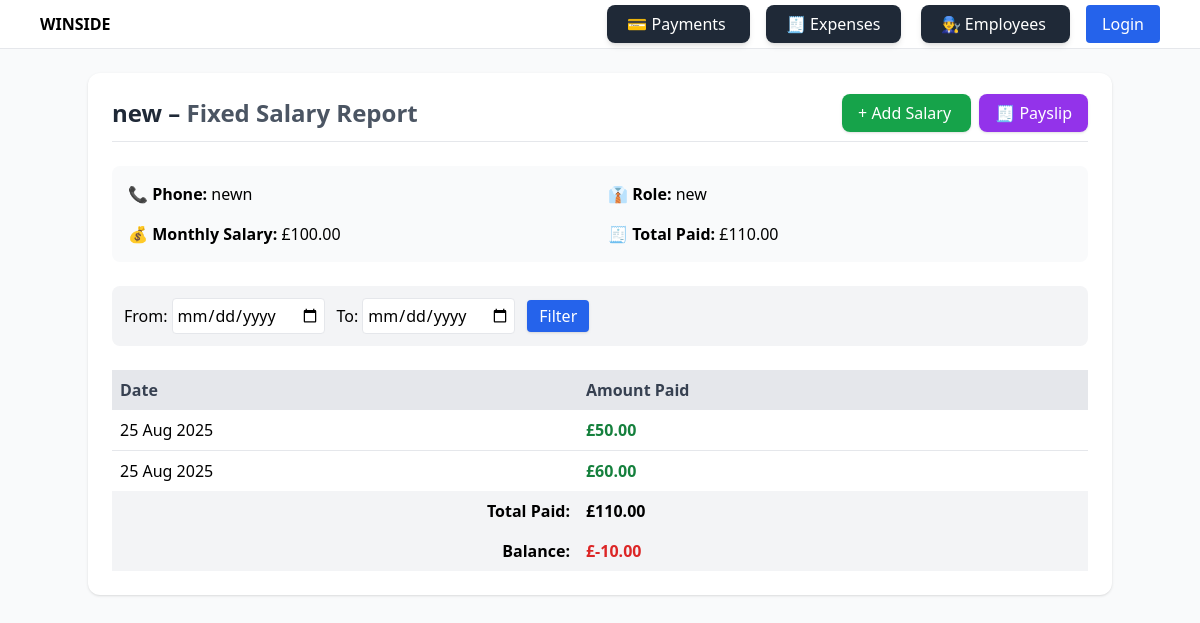
/employees/fixed/11/report/, run on the app's committed database.
### employees/models.py (models this page shows, shortened)
class FixedEmployee(models.Model):
    name = models.CharField(max_length=255)
    phone = models.CharField(max_length=20, blank=True, null=True)
    role = models.CharField(max_length=100, blank=True, null=True)
    monthly_salary = models.DecimalField(max_digits=10, decimal_places=2)

class FixedSalaryPayment(models.Model):
    employee = models.ForeignKey(
        FixedEmployee,
        on_delete=models.CASCADE,
        related_name="fixed_payments"  # 👈 important
    )
    amount = models.DecimalField(max_digits=10, decimal_places=2)
    date = models.DateField(auto_now_add=True)

### employees/views.py (the view, shortened to what this page needs)
# urls.py: path("fixed/<int:pk>/report/", views.fixed_employee_report, name="fixed_employee_report"),
def fixed_employee_report(request, pk):
    employee = get_object_or_404(FixedEmployee, pk=pk)
    start_date = request.GET.get("start_date")
    end_date = request.GET.get("end_date")
    payments = FixedSalaryPayment.objects.filter(employee=employee)
    total_paid = sum(p.amount for p in payments)
    total_salary = employee.monthly_salary
    balance = total_salary - total_paid
    return render(request, "employees/fixed_employee_report.html", {
        "employee": employee,
        "payments": payments,
        "total_paid": total_paid,
        "total_salary": total_salary,
        "balance": balance,
        "start_date": start_date,
        "end_date": end_date,
    })

### employees/templates/employees/fixed_employee_report.html (shortened to what this page needs)
{% extends "base.html" %}
{% block content %}
<div class="max-w-5xl mx-auto bg-white p-6 rounded-xl shadow space-y-6">
  <div class="flex justify-between items-center border-b pb-3">
    <h2 class="text-2xl font-bold text-gray-800">
      {{ employee.name }} – <span class="text-gray-600">Fixed Salary Report</span>
    </h2>
    <div class="space-x-2">
      <a href="{% url 'employees:fixed_employee_add_salary' employee.id %}"
         class="px-4 py-2 bg-green-600 text-white rounded-lg shadow hover:bg-green-700">
         + Add Salary
      </a>
      <a href="{% url 'employees:fixed_employee_payslip' employee.id %}?start_date={{ start_date }}&end_date={{ end_date }}"
         class="px-4 py-2 bg-purple-600 text-white rounded-lg shadow hover:bg-purple-700">
         🧾 Payslip
      </a>
    </div>
  </div>
  <div class="grid grid-cols-2 gap-4 bg-gray-50 p-4 rounded-lg">
    <p><strong>📞 Phone:</strong> {{ employee.phone }}</p>
    <p><strong>👔 Role:</strong> {{ employee.role }}</p>
    <p><strong>💰 Monthly Salary:</strong> £{{ total_salary }}</p>
    <p><strong>🧾 Total Paid:</strong> £{{ total_paid }}</p>
  </div>
  <form method="get" class="flex space-x-3 items-center bg-gray-100 p-3 rounded-lg">
    <label class="flex items-center space-x-1">
      <span>From:</span>
      <input type="date" name="start_date" value="{{ start_date }}" class="border rounded p-1">
    </label>
    <label class="flex items-center space-x-1">
      <span>To:</span>
      <input type="date" name="end_date" value="{{ end_date }}" class="border rounded p-1">
    </label>
    <button type="submit"
            class="px-3 py-1 bg-blue-600 text-white rounded shadow hover:bg-blue-700">Filter</button>
  </form>
  <div class="overflow-x-auto">
    <table class="w-full border-collapse rounded-lg shadow">
      <thead class="bg-gray-200 text-gray-700">
        <tr>
          <th class="p-2 text-left">Date</th>
          <th class="p-2 text-left">Amount Paid</th>
        </tr>
      </thead>
      <tbody class="bg-white divide-y">
        {% for payment in payments %}
        <tr class="hover:bg-gray-50">
          <td class="p-2">{{ payment.date }}</td>
          <td class="p-2 font-semibold text-green-700">£{{ payment.amount }}</td>
        </tr>
        {% empty %}
        <tr><td colspan="2" class="p-2 text-center text-gray-500">No payments found.</td></tr>
        {% endfor %}
      </tbody>
      <tfoot class="bg-gray-100 font-bold">
        <tr>
          <td class="p-2 text-right">Total Paid:</td>
          <td class="p-2">£{{ total_paid }}</td>
        </tr>
        <tr>
          <td class="p-2 text-right">Balance:</td>
          <td class="p-2 {% if balance < 0 %}text-red-600{% else %}text-green-600{% endif %}">£{{ balance }}</td>
        </tr>
      </tfoot>
    </table>
  </div>
</div>
{% endblock %}

### data on the page
FixedEmployee: name "new", phone "newn", role "new", monthly_salary "100.00"
FixedSalaryPayment: date "25 Aug 2025", amount "50.00"
FixedSalaryPayment: date "25 Aug 2025", amount "60.00"

### other printed values
{{ total_paid }} "110.00"
{{ balance }} "-10.00"
